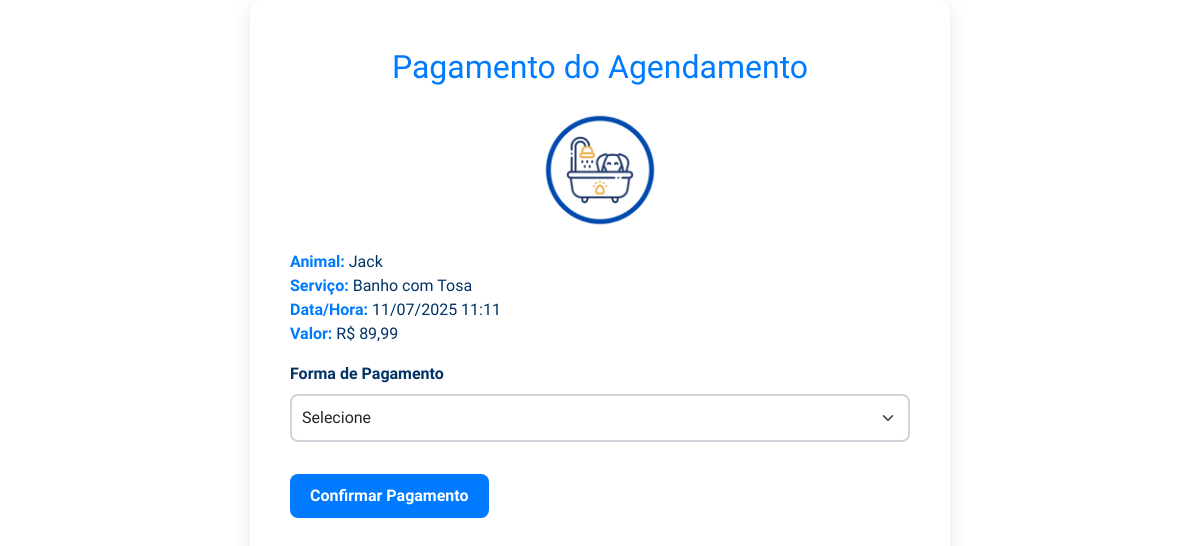
The page /AnimalSaveFinal/pages/pagamento.php?id_agendamento=50 (signed in) on the database its author committed.
### tables this page shows
CREATE TABLE `agendamentos` (
  `id_agendamento` int(11) NOT NULL,
  `id_animal` int(11) DEFAULT NULL,
  `data_hora` datetime NOT NULL,
  `id_servico` int(11) DEFAULT NULL,
  `status` enum('confirmado','cancelado','concluído') DEFAULT 'confirmado',
  `valor` decimal(10,2) NOT NULL,
  `observacoes` text DEFAULT NULL,
  `created` timestamp NOT NULL DEFAULT current_timestamp(),
  `modified` timestamp NOT NULL DEFAULT current_timestamp() ON UPDATE current_timestamp(),
  `id_cliente` int(11) DEFAULT NULL
);

CREATE TABLE `animais` (
  `id_animal` int(11) NOT NULL,
  `id_cliente` int(11) DEFAULT NULL,
  `nome` varchar(255) NOT NULL,
  `foto` varchar(255) NOT NULL,
  `tipo` varchar(50) DEFAULT NULL,
  `raca` varchar(100) DEFAULT NULL,
  `idade` int(11) DEFAULT NULL,
  `peso` decimal(5,2) DEFAULT NULL,
  `observacoes` text DEFAULT NULL,
  `created` timestamp NOT NULL DEFAULT current_timestamp(),
  `modified` timestamp NOT NULL DEFAULT current_timestamp() ON UPDATE current_timestamp()
);

CREATE TABLE `servicos` (
  `id_servico` int(11) NOT NULL,
  `nome` varchar(255) NOT NULL,
  `descricao` text DEFAULT NULL,
  `preco` decimal(10,2) DEFAULT NULL,
  `created` timestamp NOT NULL DEFAULT current_timestamp(),
  `modified` timestamp NOT NULL DEFAULT current_timestamp() ON UPDATE current_timestamp()
);

### AnimalSaveFinal/pages/pagamento.php (the view, shortened to what this page needs)
<?php
include('../config/config.php');
$id_agendamento = $_GET['id_agendamento'];
$stmt = $pdo->prepare("
    SELECT Ag.*, An.nome AS nome_animal, S.nome AS nome_servico
    FROM Agendamentos Ag
    JOIN Animais An ON Ag.id_animal = An.id_animal
    JOIN Servicos S ON Ag.id_servico = S.id_servico
    WHERE Ag.id_agendamento = ?
");
$stmt->execute([$id_agendamento]);
$agendamento = $stmt->fetch(PDO::FETCH_ASSOC);
?>
<!DOCTYPE html>
<html lang="pt-br">
<head>
    <link href="https://cdn.jsdelivr.net/npm/bootstrap@5.3.6/dist/css/bootstrap.min.css" rel="stylesheet" />
    <link rel="stylesheet" href="../assets/css/paginas/pagamento.css?=v1">
</head>
<body class="container py-5">
    <h2 class="mb-4">Pagamento do Agendamento</h2>
    <img src="../assets/img/ícones/logo.png" alt="logo" class="logo-centralizada">
    <div class="mb-3">
        <strong>Animal:</strong> <?= htmlspecialchars($agendamento['nome_animal']) ?><br />
        <strong>Serviço:</strong> <?= htmlspecialchars($agendamento['nome_servico']) ?><br />
        <strong>Data/Hora:</strong> <?= date('d/m/Y H:i', strtotime($agendamento['data_hora'])) ?><br />
        <strong>Valor:</strong> R$ <?= number_format($agendamento['valor'], 2, ',', '.') ?>
    </div>
    <form method="POST" id="form-pagamento" novalidate>
        <div class="mb-3">
            <label for="forma_pagamento" class="form-label">Forma de Pagamento</label>
            <select name="forma_pagamento" id="forma_pagamento" class="form-select" required>
                <option value="" selected>Selecione</option>
            </select>
        </div>
        <button type="submit" class="btn btn-primary mt-3">Confirmar Pagamento</button>
    </form>
</body>
</html>

### AnimalSaveFinal/assets/css/paginas/pagamento.css (style rules this page uses)
body { background-color: #f8f9fa; font-family: 'Delius', cursive; color: #003366; }
h2 { font-size: 2rem; color: #007bff; text-align: center; margin-bottom: 30px; }
.container { max-width: 700px; margin: 0 auto; background: #ffffff; padding: 40px; border-radius: 12px; box-shadow: 0 5px 20px rgba(0, 0, 0, 0.1); }
.form-label { font-weight: bold; color: #003366; }
.form-select, .form-control { border: 2px solid #ced4da; border-radius: 8px; padding: 10px; transition: border-color 0.3s ease; }
button[type="submit"], .btn-outline-secondary { background-color: #007bff; color: white; border: none; padding: 10px 20px; border-radius: 8px; font-weight: bold; transition: background 0.3s ease; }
.logo-centralizada { display: block; margin: 0 auto 20px auto; width: 120px; height: auto; }
.mb-3 strong { color: #007bff; }

### rows shown on the page
agendamentos: id_animal.nome "Jack", id_servico.nome "Banho com Tosa", data_hora "11/07/2025 11:11", valor "89,99"
